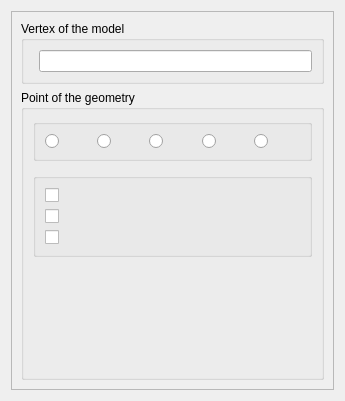
<?xml version="1.0" encoding="UTF-8"?>
<ui version="4.0">
 <class>MyDlgRef_Skeleton_QTD</class>
 <widget class="QWidget" name="MyDlgRef_Skeleton_QTD">
  <property name="geometry">
   <rect>
    <x>0</x>
    <y>0</y>
    <width>345</width>
    <height>401</height>
   </rect>
  </property>
  <property name="sizePolicy">
   <sizepolicy hsizetype="Preferred" vsizetype="Preferred">
    <horstretch>0</horstretch>
    <verstretch>0</verstretch>
   </sizepolicy>
  </property>
  <property name="minimumSize">
   <size>
    <width>5</width>
    <height>0</height>
   </size>
  </property>
  <property name="windowTitle">
   <string/>
  </property>
  <layout class="QVBoxLayout" name="verticalLayout_2">
   <item>
    <widget class="QScrollArea" name="scrollArea">
     <property name="sizePolicy">
      <sizepolicy hsizetype="Preferred" vsizetype="Preferred">
       <horstretch>0</horstretch>
       <verstretch>0</verstretch>
      </sizepolicy>
     </property>
     <property name="horizontalScrollBarPolicy">
      <enum>Qt::ScrollBarAsNeeded</enum>
     </property>
     <property name="widgetResizable">
      <bool>true</bool>
     </property>
     <widget class="QWidget" name="scrollAreaWidgetContents">
      <property name="geometry">
       <rect>
        <x>0</x>
        <y>0</y>
        <width>325</width>
        <height>381</height>
       </rect>
      </property>
      <layout class="QVBoxLayout" name="verticalLayout_3">
       <item>
        <widget class="QGroupBox" name="groupBox_2">
         <property name="minimumSize">
          <size>
           <width>5</width>
           <height>0</height>
          </size>
         </property>
         <property name="title">
          <string>Vertex of the model</string>
         </property>
         <layout class="QFormLayout" name="formLayout">
          <item row="0" column="1">
           <widget class="QLineEdit" name="_vertex_le">
            <property name="sizePolicy">
             <sizepolicy hsizetype="Preferred" vsizetype="Fixed">
              <horstretch>0</horstretch>
              <verstretch>0</verstretch>
             </sizepolicy>
            </property>
           </widget>
          </item>
         </layout>
        </widget>
       </item>
       <item>
        <widget class="QGroupBox" name="groupBox">
         <property name="minimumSize">
          <size>
           <width>5</width>
           <height>0</height>
          </size>
         </property>
         <property name="title">
          <string>Point of the geometry</string>
         </property>
         <layout class="QVBoxLayout" name="verticalLayout">
          <item>
           <widget class="QGroupBox" name="GroupConstructors">
            <property name="sizePolicy">
             <sizepolicy hsizetype="Preferred" vsizetype="Fixed">
              <horstretch>0</horstretch>
              <verstretch>0</verstretch>
             </sizepolicy>
            </property>
            <property name="title">
             <string/>
            </property>
            <layout class="QHBoxLayout">
             <item>
              <widget class="QRadioButton" name="RadioButton1">
               <property name="text">
                <string/>
               </property>
              </widget>
             </item>
             <item>
              <widget class="QRadioButton" name="RadioButton2">
               <property name="text">
                <string/>
               </property>
              </widget>
             </item>
             <item>
              <widget class="QRadioButton" name="RadioButton3">
               <property name="text">
                <string/>
               </property>
              </widget>
             </item>
             <item>
              <widget class="QRadioButton" name="RadioButton4">
               <property name="text">
                <string/>
               </property>
              </widget>
             </item>
             <item>
              <widget class="QRadioButton" name="RadioButton5">
               <property name="text">
                <string/>
               </property>
              </widget>
             </item>
            </layout>
           </widget>
          </item>
          <item>
           <widget class="QWidget" name="GroupMedium" native="true">
            <property name="sizePolicy">
             <sizepolicy hsizetype="Expanding" vsizetype="Expanding">
              <horstretch>0</horstretch>
              <verstretch>0</verstretch>
             </sizepolicy>
            </property>
           </widget>
          </item>
          <item>
           <widget class="QGroupBox" name="GroupBoxPublish">
            <property name="title">
             <string/>
            </property>
            <layout class="QVBoxLayout">
             <item>
              <widget class="QCheckBox" name="CheckBoxRestoreSS">
               <property name="text">
                <string/>
               </property>
              </widget>
             </item>
             <item>
              <widget class="QCheckBox" name="CheckBoxAddPrefix">
               <property name="text">
                <string/>
               </property>
              </widget>
             </item>
             <item>
              <widget class="QCheckBox" name="CheckBoxPreview">
               <property name="text">
                <string/>
               </property>
              </widget>
             </item>
            </layout>
           </widget>
          </item>
          <item>
           <spacer name="verticalSpacer">
            <property name="orientation">
             <enum>Qt::Vertical</enum>
            </property>
            <property name="sizeHint" stdset="0">
             <size>
              <width>20</width>
              <height>16777215</height>
             </size>
            </property>
           </spacer>
          </item>
         </layout>
        </widget>
       </item>
      </layout>
     </widget>
    </widget>
   </item>
  </layout>
 </widget>
 <tabstops>
  <tabstop>CheckBoxRestoreSS</tabstop>
  <tabstop>CheckBoxAddPrefix</tabstop>
  <tabstop>CheckBoxPreview</tabstop>
  <tabstop>RadioButton1</tabstop>
  <tabstop>RadioButton2</tabstop>
  <tabstop>RadioButton3</tabstop>
  <tabstop>RadioButton4</tabstop>
  <tabstop>RadioButton5</tabstop>
 </tabstops>
 <resources/>
 <connections/>
</ui>
